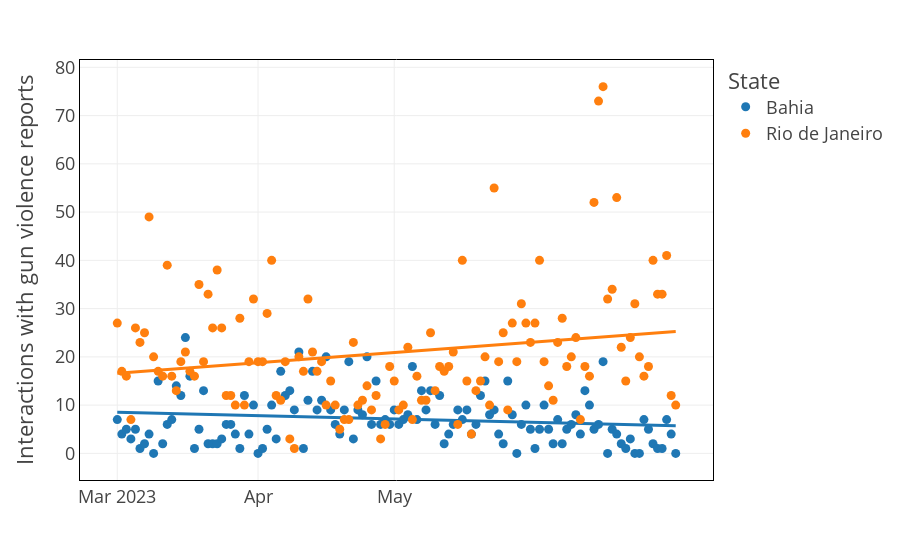

Notebook code for this chart:
### Code cell
fig = px.scatter(interactions_per_day, y='total', x='Date', color='State', facet_col_wrap=3, template='presentation', trendline='ols',
             title='',     
        
             labels={'total': 'Interactions with gun violence reports', 'Date': 'Date'})

fig.update_xaxes(
    dtick="M1",
    tickformat="%b\n%Y",
    ticklabelmode="period",
)

fig.update_layout(
    # show x-axis as date but only month
    xaxis=dict(
        tickformat='%b',
        tickmode='array',
        tickvals=['2023-03-01', '2023-04-01', '2023-05-01'],
        ticktext=['Mar 2023', 'Apr', 'May',],
        title='',
    ),
)


fig.update_xaxes(showline=True,
         linewidth=1,
         linecolor='black',
         mirror=True)

fig.update_yaxes(showline=True,
         linewidth=1,
         linecolor='black',
         mirror=True)

# disable zeroline
fig.update_yaxes(zeroline=False)
